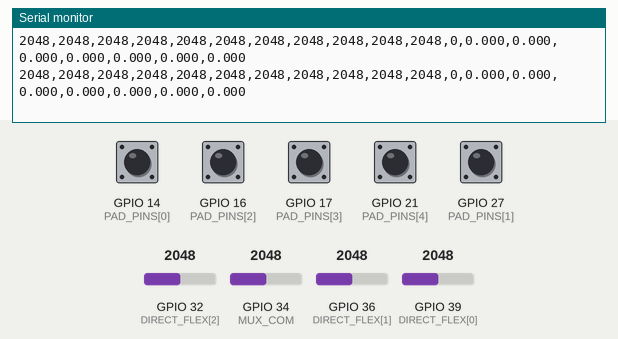
A sketch run on a simulated ESP32. Parts: the last lines printed to the serial monitor. The inputs (shaded band) are chosen by the test bench; at power-on: GPIO 14 (PAD_PINS[0]), GPIO 16 (PAD_PINS[2]), GPIO 17 (PAD_PINS[3]), GPIO 21 (PAD_PINS[4]), GPIO 27 (PAD_PINS[1]) HIGH, GPIO 32 (DIRECT_FLEX[2]) = 2048, GPIO 34 (MUX_COM) = 2048, GPIO 36 (DIRECT_FLEX[1]) = 2048, GPIO 39 (DIRECT_FLEX[0]) = 2048 (analog values on the 0–4095 scale). Nothing arrives over Bluetooth unless stated; a phone connects over Bluetooth LE 3 s after start.

Above: at 1.2 s.
1.3 s: GPIO 32 (DIRECT_FLEX[2]) set to 2866
At 1.33 s:
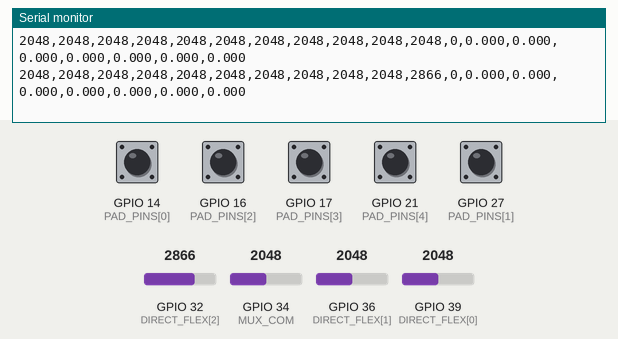
4.3 s: GPIO 34 (MUX_COM) set to 2866
At 4.33 s:
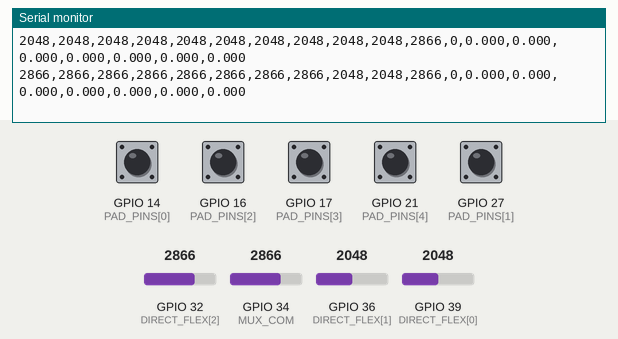
5.8 s: GPIO 36 (DIRECT_FLEX[1]) set to 2866
At 5.83 s:
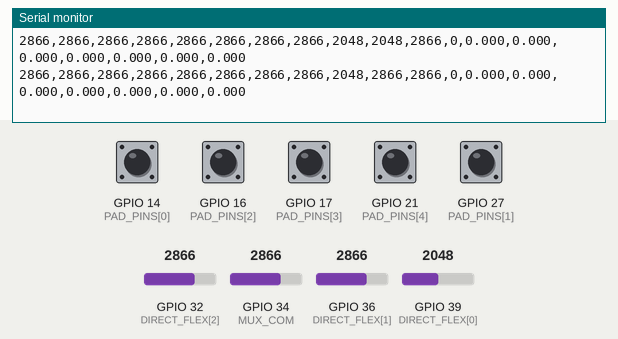
7.3 s: GPIO 39 (DIRECT_FLEX[0]) set to 2866
At 7.33 s:
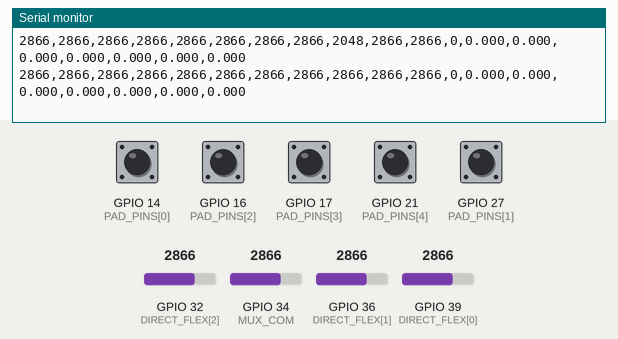
8.8 s: GPIO 14 (PAD_PINS[0]) pulled LOW for 0.15 s
At 8.83 s:
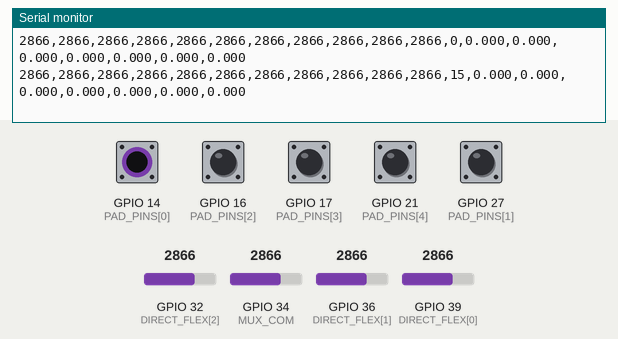
10.4 s: GPIO 16 (PAD_PINS[2]) pulled LOW for 0.15 s
At 10.43 s:
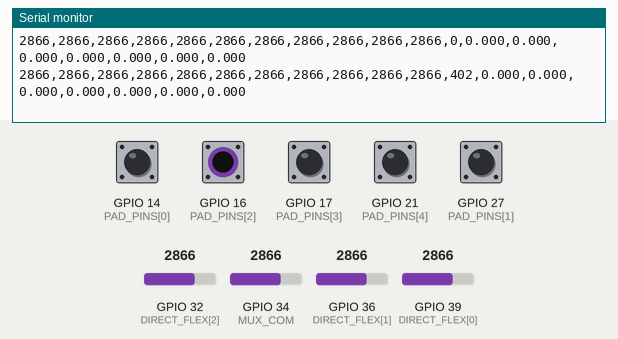

Measured:
- after the input at 1.3 s, the serial monitor: prints a new line at once (image 1)
- after the input at 4.3 s, the serial monitor: prints a new line at once (image 2)
- after the input at 5.8 s, the serial monitor: prints a new line at once (image 3)
- after the input at 7.3 s, the serial monitor: prints a new line at once (image 4)
- after the input at 8.8 s, the serial monitor: prints a new line at once (image 5)
- after the input at 10.4 s, the serial monitor: prints a new line at once (image 6)

The sketch:

ESP32_BLE_AllSensors_v1.ino
```cpp
#include <BLEDevice.h>
#include <BLEServer.h>
#include <BLEUtils.h>
#include <BLE2902.h>
#include <Wire.h>

// Set to 1 once the BNO085 is wired and "Adafruit BNO08x" is installed via Library Manager.
#define USE_IMU 0

#if USE_IMU
#include <Adafruit_BNO08x.h>
#endif

#define SERVICE_UUID "4fafc201-1fb5-459e-8fcc-c5c9c331914b"
#define CHAR_UUID    "beb5483e-36e1-4688-b7f5-ea07361b26a8"

// ---------- Pins (GPIO numbers) ----------
const int MUX_COM = 34;                       // mux output -> ADC1
const int MUX_S0 = 26, MUX_S1 = 25, MUX_S2 = 4;
const int NUM_MUX_FLEX = 8;                   // F1..F8 on mux Y0..Y7

const int DIRECT_FLEX[] = {39, 36, 32};       // F9, F10, F11 (thumb)
const int NUM_DIRECT_FLEX = 3;

const int PAD_PINS[] = {14, 27, 16, 17, 21};  // C1..C5 conductive fabric
const int NUM_PADS = 5;

const int IMU_SDA = 23, IMU_SCL = 22, IMU_RST = 15;

const int NUM_FLEX = NUM_MUX_FLEX + NUM_DIRECT_FLEX;   // 11

// ---------- Timing ----------
const int SAMPLES = 8;
const unsigned long SEND_DELAY_MS = 4000;     // let the laptop finish service discovery
const unsigned long PERIOD_MS = 50;           // ~20 packets/s

BLEServer *server;
BLECharacteristic *characteristic;
unsigned long connectedAt = 0, lastSend = 0;

#if USE_IMU
Adafruit_BNO08x bno08x(IMU_RST);
sh2_SensorValue_t imuEvent;
#endif
float imuVals[7] = {0, 0, 0, 0, 0, 0, 0};     // qw,qx,qy,qz, ax,ay,az

class Callbacks : public BLEServerCallbacks {
  void onConnect(BLEServer *s) {
    connectedAt = millis();
    Serial.println("Client connected");
  }
  void onDisconnect(BLEServer *s) {
    Serial.println("Client disconnected, advertising again");
    s->startAdvertising();
  }
};

// ---------- Flex reading ----------
int readAvg(int pin) {
  long sum = 0;
  for (int i = 0; i < SAMPLES; i++) sum += analogRead(pin);
  return sum / SAMPLES;
}

int readMux(int ch) {
  digitalWrite(MUX_S0, ch & 1);
  digitalWrite(MUX_S1, (ch >> 1) & 1);
  digitalWrite(MUX_S2, (ch >> 2) & 1);
  delayMicroseconds(100);        // let the mux output settle
  analogRead(MUX_COM);           // throw away first read to avoid bleed from previous channel
  return readAvg(MUX_COM);
}

// ---------- Contact pads ----------
// Returns a 10-bit mask: one bit per pad pair.
// Bit order: C1C2, C1C3, C1C4, C1C5, C2C3, C2C4, C2C5, C3C4, C3C5, C4C5
int pairBit(int a, int b) {              // a < b
  int idx = 0;
  for (int i = 0; i < a; i++) idx += (NUM_PADS - 1 - i);
  return idx + (b - a - 1);
}

int readContacts() {
  int mask = 0;
  for (int i = 0; i < NUM_PADS; i++) {
    pinMode(PAD_PINS[i], OUTPUT);
    digitalWrite(PAD_PINS[i], LOW);      // drive one pad at a time
    delayMicroseconds(5);
    for (int j = 0; j < NUM_PADS; j++) {
      if (j == i) continue;
      if (digitalRead(PAD_PINS[j]) == LOW) {
        int a = min(i, j), b = max(i, j);
        mask |= (1 << pairBit(a, b));
      }
    }
    pinMode(PAD_PINS[i], INPUT_PULLUP);  // release it
  }
  return mask;
}

// ---------- IMU ----------
#if USE_IMU
void enableImuReports() {
  bno08x.enableReport(SH2_GAME_ROTATION_VECTOR, 20000);   // 50 Hz
  bno08x.enableReport(SH2_LINEAR_ACCELERATION, 20000);
}
#endif

void updateImu() {
#if USE_IMU
  if (bno08x.wasReset()) enableImuReports();
  while (bno08x.getSensorEvent(&imuEvent)) {
    if (imuEvent.sensorId == SH2_GAME_ROTATION_VECTOR) {
      imuVals[0] = imuEvent.un.gameRotationVector.real;
      imuVals[1] = imuEvent.un.gameRotationVector.i;
      imuVals[2] = imuEvent.un.gameRotationVector.j;
      imuVals[3] = imuEvent.un.gameRotationVector.k;
    } else if (imuEvent.sensorId == SH2_LINEAR_ACCELERATION) {
      imuVals[4] = imuEvent.un.linearAcceleration.x;
      imuVals[5] = imuEvent.un.linearAcceleration.y;
      imuVals[6] = imuEvent.un.linearAcceleration.z;
    }
  }
#endif
}

// ---------- Setup ----------
void setup() {
  Serial.begin(115200);

  analogReadResolution(12);
  analogSetAttenuation(ADC_11db);

  pinMode(MUX_S0, OUTPUT);
  pinMode(MUX_S1, OUTPUT);
  pinMode(MUX_S2, OUTPUT);
  pinMode(MUX_COM, INPUT);
  for (int i = 0; i < NUM_DIRECT_FLEX; i++) pinMode(DIRECT_FLEX[i], INPUT);
  for (int i = 0; i < NUM_PADS; i++) pinMode(PAD_PINS[i], INPUT_PULLUP);

#if USE_IMU
  Wire.begin(IMU_SDA, IMU_SCL);
  if (bno08x.begin_I2C()) {
    enableImuReports();
    Serial.println("BNO085 ready");
  } else {
    Serial.println("BNO085 not found, sending zeros for IMU");
  }
#endif

  BLEDevice::init("ESP32-BLE");
  BLEDevice::setMTU(247);

  server = BLEDevice::createServer();
  server->setCallbacks(new Callbacks());

  BLEService *service = server->createService(SERVICE_UUID);
  characteristic = service->createCharacteristic(
      CHAR_UUID, BLECharacteristic::PROPERTY_READ | BLECharacteristic::PROPERTY_NOTIFY);
  characteristic->addDescriptor(new BLE2902());
  service->start();
  server->getAdvertising()->addServiceUUID(SERVICE_UUID);
  server->startAdvertising();

  Serial.println("BLE advertising as ESP32-BLE");
}

// ---------- Loop ----------
// Packet: F1..F11, contactMask, qw,qx,qy,qz, ax,ay,az  (19 CSV values)
void loop() {
  updateImu();   // drain IMU events every pass

  unsigned long now = millis();
  if (now - lastSend < PERIOD_MS) return;
  lastSend = now;

  int flex[NUM_FLEX];
  for (int i = 0; i < NUM_MUX_FLEX; i++) flex[i] = readMux(i);
  for (int i = 0; i < NUM_DIRECT_FLEX; i++) flex[NUM_MUX_FLEX + i] = readAvg(DIRECT_FLEX[i]);
  int contacts = readContacts();

  char buf[200];
  int len = 0;
  for (int i = 0; i < NUM_FLEX; i++)
    len += snprintf(buf + len, sizeof(buf) - len, "%d,", flex[i]);
  len += snprintf(buf + len, sizeof(buf) - len, "%d", contacts);
  for (int i = 0; i < 7; i++)
    len += snprintf(buf + len, sizeof(buf) - len, ",%.3f", imuVals[i]);

  Serial.println(buf);   // always print, so you can debug over USB without Bluetooth

  if (server->getConnectedCount() > 0 && now - connectedAt > SEND_DELAY_MS) {
    characteristic->setValue((uint8_t *)buf, len);
    characteristic->notify();
  }
}
```
